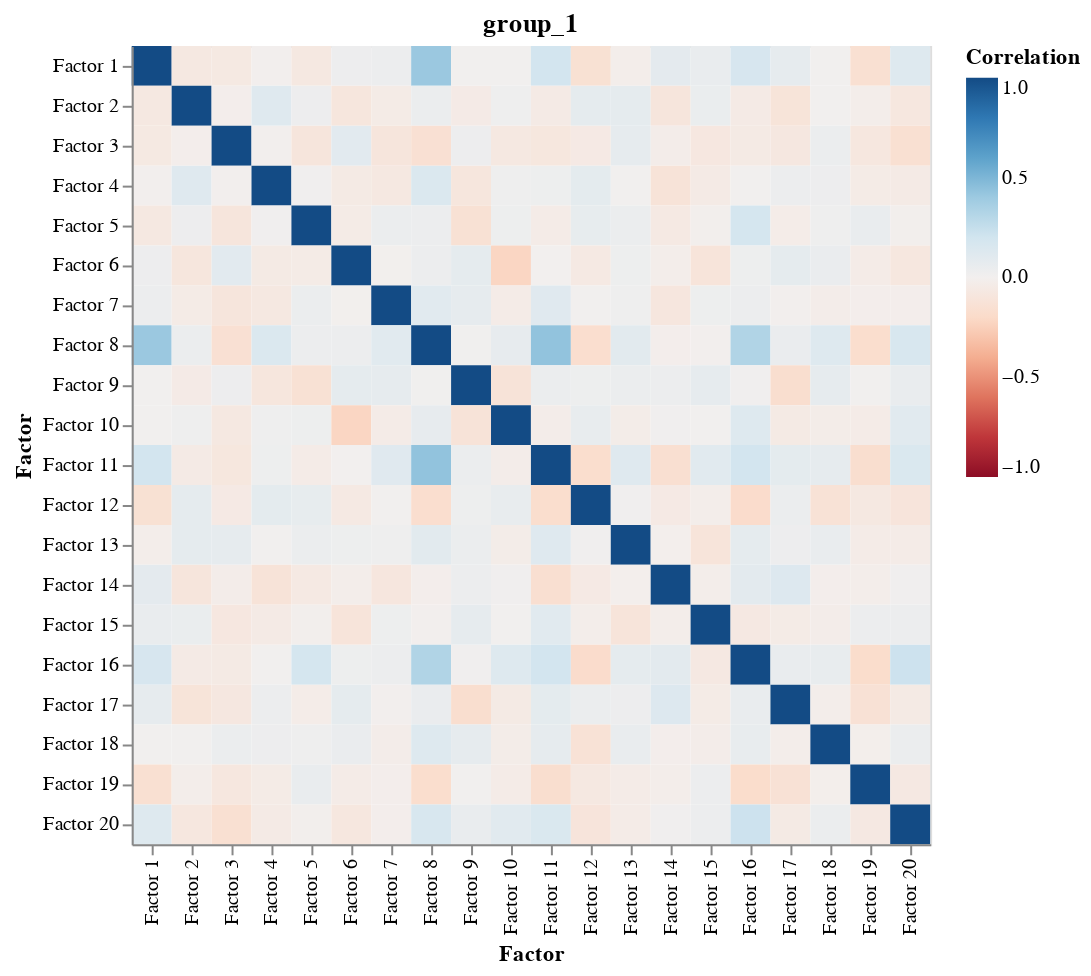

Notebook cell for this chart:
### Markdown cell above
### Factor Correlation Matrix

### Code cell
plot_factor_correlation(model)

### Figure 1 — Vega specification as saved in the notebook (floating-point values rounded to 4 significant figures; data arrays with more than 128 entries replaced by an {"elided": "..."} marker saying what was removed)
{"$schema": "https://vega.github.io/schema/vega/v5.json", "data": [{"name": "source_0", "values": {"elided": "400 records"}}, {"name": "source_0_concat_0_x_domain_Factor1", "values": [{"Factor1": "Factor 1"}, {"Factor1": "Factor 2"}, {"Factor1": "Factor 3"}, {"Factor1": "Factor 4"}, {"Factor1": "Factor 5"}, {"Factor1": "Factor 6"}, {"Factor1": "Factor 7"}, {"Factor1": "Factor 8"}, {"Factor1": "Factor 9"}, {"Factor1": "Factor 10"}, {"Factor1": "Factor 11"}, {"Factor1": "Factor 12"}, {"Factor1": "Factor 13"}, {"Factor1": "Factor 14"}, {"Factor1": "Factor 15"}, {"Factor1": "Factor 16"}, {"Factor1": "Factor 17"}, {"Factor1": "Factor 18"}, {"Factor1": "Factor 19"}, {"Factor1": "Factor 20"}]}, {"name": "source_0_concat_0_y_domain_Factor2", "values": [{"Factor2": "Factor 1"}, {"Factor2": "Factor 2"}, {"Factor2": "Factor 3"}, {"Factor2": "Factor 4"}, {"Factor2": "Factor 5"}, {"Factor2": "Factor 6"}, {"Factor2": "Factor 7"}, {"Factor2": "Factor 8"}, {"Factor2": "Factor 9"}, {"Factor2": "Factor 10"}, {"Factor2": "Factor 11"}, {"Factor2": "Factor 12"}, {"Factor2": "Factor 13"}, {"Factor2": "Factor 14"}, {"Factor2": "Factor 15"}, {"Factor2": "Factor 16"}, {"Factor2": "Factor 17"}, {"Factor2": "Factor 18"}, {"Factor2": "Factor 19"}, {"Factor2": "Factor 20"}]}], "signals": [{"name": "childWidth", "value": 400}], "marks": [{"type": "group", "name": "concat_0_group", "encode": {"update": {"height": {"signal": "height"}, "width": {"signal": "childWidth"}}}, "marks": [{"type": "rect", "name": "concat_0_marks", "from": {"data": "source_0"}, "encode": {"update": {"x": {"field": "Factor1", "scale": "concat_0_x"}, "height": {"signal": "max(0.25, bandwidth('concat_0_y'))"}, "tooltip": {"signal": "{\"Factor1\": isValid(datum[\"Factor1\"]) ? datum[\"Factor1\"] : \"\"+datum[\"Factor1\"], \"Factor2\": isValid(datum[\"Factor2\"]) ? datum[\"Factor2\"] : \"\"+datum[\"Factor2\"], \"Correlation\": format(datum[\"Correlation\"], \"\")}"}, "y": {"field": "Factor2", "scale": "concat_0_y"}, "width": {"signal": "max(0.25, bandwidth('concat_0_x'))"}, "fill": {"field": "Correlation", "scale": "concat_0_color"}}}, "style": ["rect"]}], "axes": [{"scale": "concat_0_x", "grid": false, "labelAlign": "right", "orient": "bottom", "labelAngle": 270, "zindex": 1, "title": "Factor", "labelBaseline": "middle"}, {"scale": "concat_0_y", "zindex": 1, "title": "Factor", "orient": "left", "grid": false}], "title": {"text": "group_1", "frame": "group"}, "style": "cell", "legends": [{"fill": "concat_0_color", "gradientLength": {"signal": "clamp(height, 64, 200)"}, "title": "Correlation"}]}], "scales": [{"name": "concat_0_x", "type": "band", "domain": {"data": "source_0_concat_0_x_domain_Factor1", "field": "Factor1"}, "range": [0, {"signal": "childWidth"}], "paddingOuter": 0, "paddingInner": 0}, {"name": "concat_0_y", "type": "band", "domain": {"data": "source_0_concat_0_y_domain_Factor2", "field": "Factor2"}, "range": [0, {"signal": "height"}], "paddingInner": 0, "paddingOuter": 0}, {"name": "concat_0_color", "type": "linear", "domain": [-1, 1], "range": {"scheme": "redblue"}, "interpolate": "hcl", "zero": true}], "background": "white", "layout": {"padding": 20, "bounds": "full", "align": "each"}, "height": 400, "padding": 5}
